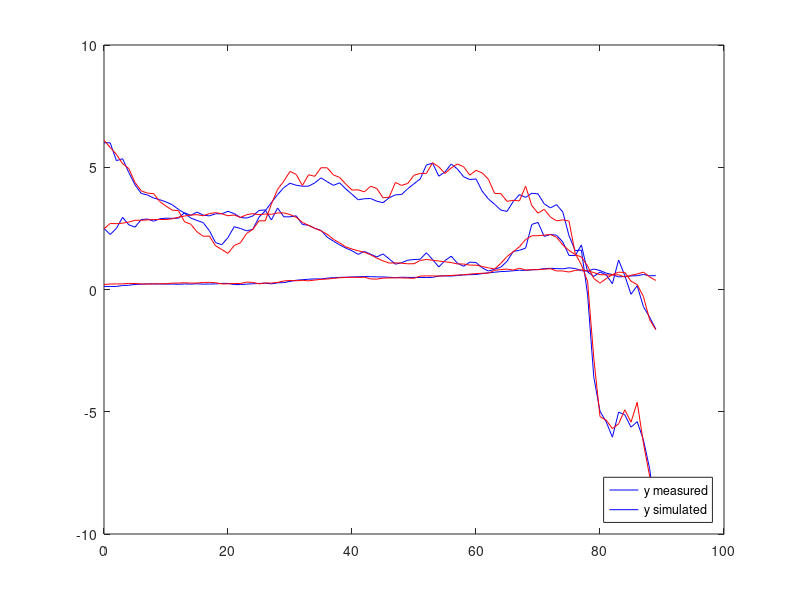

This chart was generated by the following MATLAB code:
%{
This file describes the data in the destill.dat file.
1. Contributed by:
	Peter Van Overschee
	K.U.Leuven - ESAT - SISTA
	K. Mercierlaan 94
	3001 Heverlee
	Peter.Vanoverschee@esat.kuleuven.ac.be
2. Process/Description:
	Data of a simulation (not real !) related to the identification
   	of an ethane-ethylene destillationcolumn. The series consists of 4
	series: 
		U_dest, Y_dest: 	without noise (original series)
		U_dest_n10, Y_dest_n10:	10 percent additive white noise
		U_dest_n20, Y_dest_n20: 20 percent additive white noise
		U_dest_n30, Y_dest_n30:	30 percent additive white noise
3. Sampling time 
	15 min.
4. Number of samples: 
	90 samples
5. Inputs:
	a. ratio between the reboiler duty and the feed flow
   	b. ratio between the reflux rate and the feed flow
   	c. ratio between the distillate and the feed flow
   	d. input ethane composition
   	e. top pressure
6. Outputs:
	a. top ethane composition
	b. bottom ethylene composition
   	c. top-bottom differential pressure.
7. References:
	R.P. Guidorzi, M.P. Losito, T. Muratori, The range error test in the
	structural identification of linear multivariable systems,
   	IEEE transactions on automatic control, Vol AC-27, pp 1044-1054, oct.
   	1982.
8. Known properties/peculiarities
	
9. Some MATLAB-code to retrieve the data
	!gunzip destill.dat.Z
	load destill.dat
	U=destill(:,1:20);
	Y=destill(:,21:32);
	U_dest=U(:,1:5);
	U_dest_n10=U(:,6:10);
	U_dest_n20=U(:,11:15);	
	U_dest_n30=U(:,16:20);
	Y_dest=Y(:,1:3);
	Y_dest_n10=Y(:,4:6);
	Y_dest_n20=Y(:,7:9);
	Y_dest_n30=Y(:,10:12);
%}

clear all, close all, clc

% DaISy code is wrong,
% first column is sample number
load destill.dat
U=destill(:,2:21);
Y=destill(:,22:33);
U_dest=U(:,1:5);
U_dest_n10=U(:,6:10);
U_dest_n20=U(:,11:15);	
U_dest_n30=U(:,16:20);
Y_dest=Y(:,1:3);
Y_dest_n10=Y(:,4:6);
Y_dest_n20=Y(:,7:9);
Y_dest_n30=Y(:,10:12);

Y = {Y_dest; Y_dest_n10; Y_dest_n20; Y_dest_n30};
U = {U_dest; U_dest_n10; U_dest_n20; U_dest_n30};

dat = iddata (Y, U)

[sys, x0] = moen4 (dat, 's', 5, 'n', 4, 'noise', 'k')    % s=5, n=4

x0=x0{1};

[y, t] = lsim (sys, [U_dest, Y_dest], [], x0);
%[y, t] = lsim (sys, U_dest);

err = norm (Y_dest - y, 1) / norm (Y_dest, 1)

figure (1)
%plot (t, Y_dest, 'b')
plot (t, Y_dest, 'b', t, y, 'r')
legend ('y measured', 'y simulated', 'location', 'southeast')


